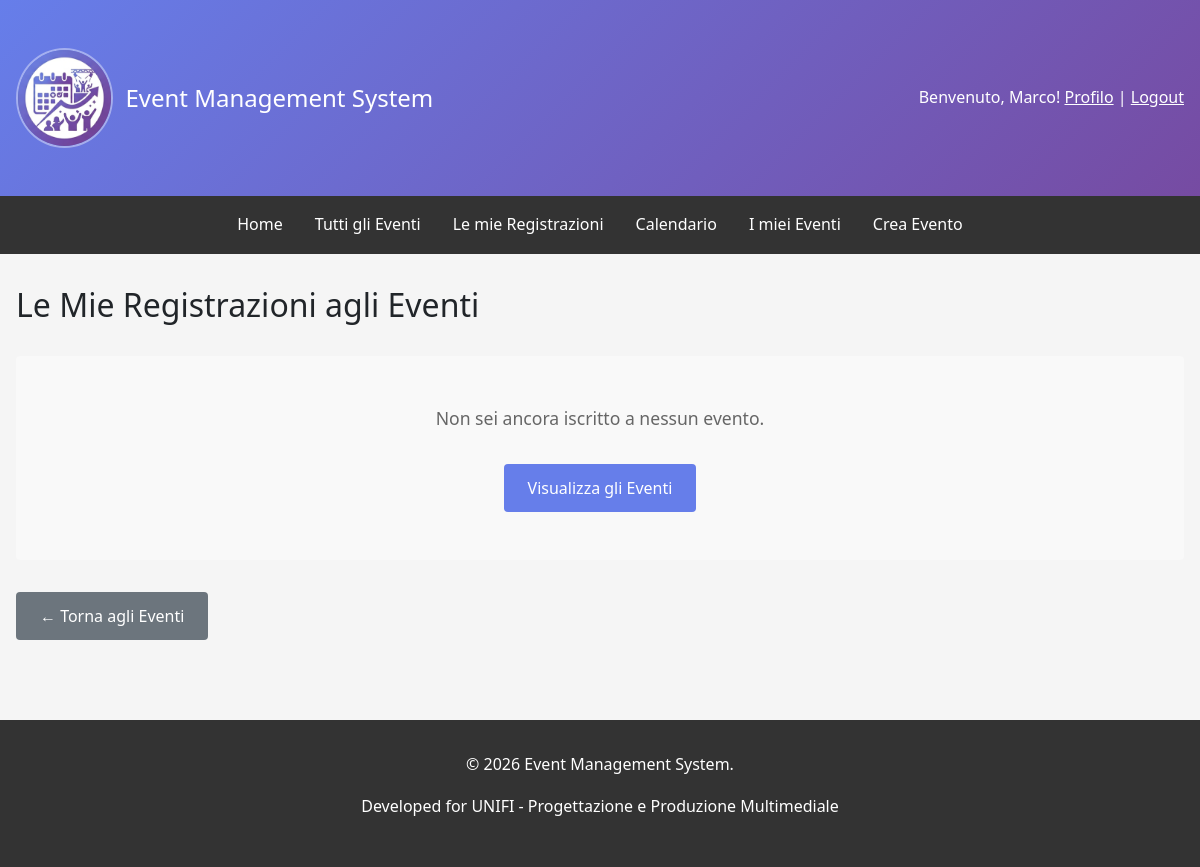
/events/my-registrations/ (signed in), run on an earlier commit of the app's database.
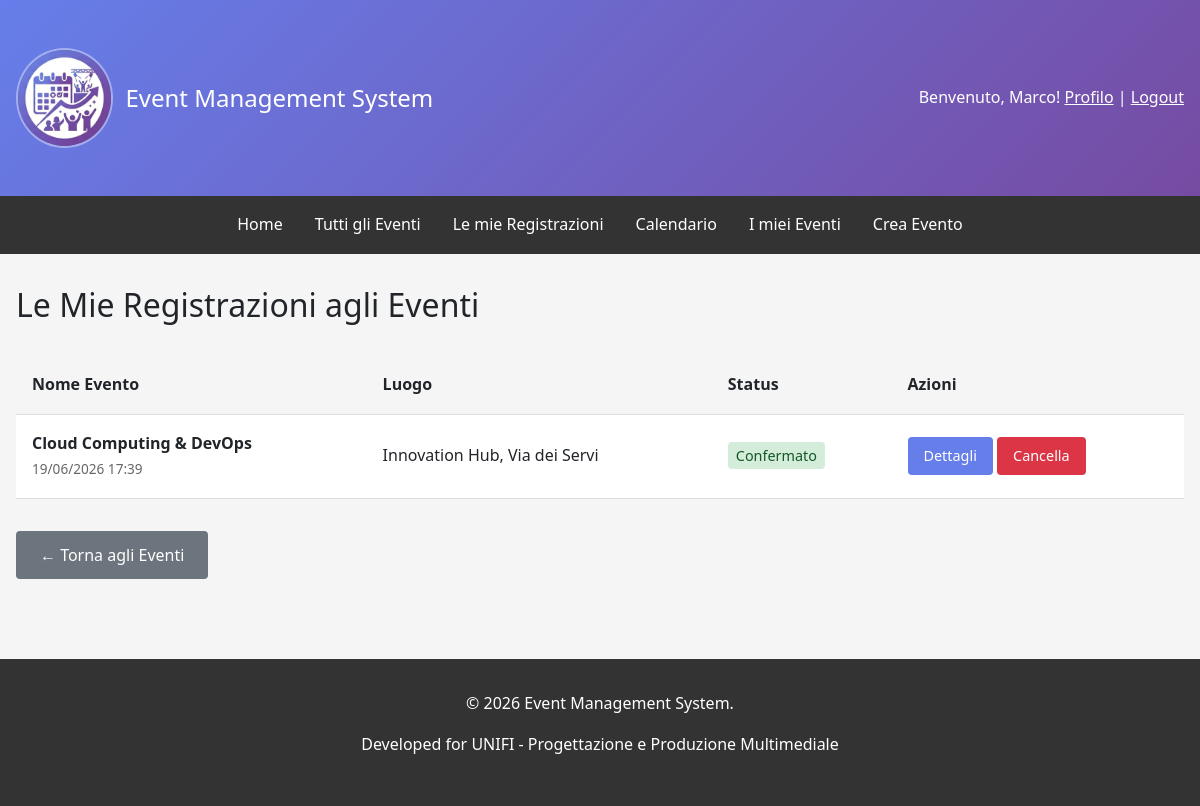
And on a later commit of the database.
### events/models.py (models this page shows, shortened)
class EventRegistration(models.Model):
    STATUS_CHOICES = [('pending', 'In Attesa'), ('confirmed', 'Confermato'), ('cancelled', 'Annullato'), ('attended', 'Partecipato')]
    event = models.ForeignKey(Event, on_delete=models.CASCADE)
    user = models.ForeignKey(User, on_delete=models.CASCADE, related_name='event_registrations')
    status = models.CharField(max_length=15, choices=STATUS_CHOICES, default='pending')
    registered_at = models.DateTimeField(auto_now_add=True)
    updated_at = models.DateTimeField(auto_now=True)
    class Meta:
        unique_together = ('event', 'user')
        ordering = ['-registered_at']

class Event(models.Model):
    STATUS_CHOICES = [('draft', 'Bozza'), ('published', 'Pubblicato'), ('ongoing', 'In Corso'), ('completed', 'Completato'), ('cancelled', 'Annullato')]
    title = models.CharField(max_length=200, verbose_name='Titolo')
    description = models.TextField(verbose_name='Descrizione')
    organizer = models.ForeignKey(User, on_delete=models.CASCADE, related_name='organized_events', verbose_name='Organizzatore')
    location = models.CharField(max_length=255, verbose_name='Luogo')
    start_date = models.DateTimeField(verbose_name='Data e Ora Inizio')
    end_date = models.DateTimeField(verbose_name='Data e Ora Fine')
    max_attendees = models.IntegerField(null=True, blank=True, verbose_name='Numero Massimo Partecipanti')
    image = models.ImageField(upload_to='event_images/', blank=True, null=True, verbose_name='Immagine')
    status = models.CharField(max_length=15, choices=STATUS_CHOICES, default='draft', verbose_name='Stato')
    created_at = models.DateTimeField(auto_now_add=True)
    updated_at = models.DateTimeField(auto_now=True)
    deleted_at = models.DateTimeField(null=True, blank=True, verbose_name='Eliminato il')
    class Meta:
        ordering = ['-start_date']
        permissions = [('can_create_event', 'Può creare eventi'), ('can_edit_own_events', 'Può modificare i propri eventi'), ('can_delete_own_events', 'Può eliminare i propri eventi'), ('can_view_attendees', 'Può visualizzare la lista dei partecipanti')]

### events/views.py (the view)
# urls.py: path('my-registrations/', views.user_registrations, name='user_registrations'),
def user_registrations(request):
    if not request.user.is_authenticated:
        return redirect('users:login')
    registrations = EventRegistration.objects.filter(user=request.user).order_by('-registered_at')
    context = {'registrations': registrations, 'title': 'Le mie registrazioni'}
    return render(request, 'events/user_registrations.html', context)

### templates/events/user_registrations.html (shortened to what this page needs)
{% extends 'base.html' %}
{% block content %}
<h2>Le Mie Registrazioni agli Eventi</h2>
{% if registrations %}
    <table style="width: 100%; margin-top: 2rem;">
        <thead>
            <tr>
                <th>Nome Evento</th>
                <th>Luogo</th>
                <th>Status</th>
                <th>Azioni</th>
            </tr>
        </thead>
        <tbody>
            {% for registration in registrations %}
                <tr>
                    <td data-label="Evento"><strong>{{ registration.event.title }}</strong><br><span style="color: #666; font-size: 0.85rem;">{{ registration.event.start_date|date:"d/m/Y H:i" }}</span></td>
                    <td data-label="Luogo">{{ registration.event.location }}</td>
                    <td data-label="Status">
                        <span style="padding: 0.25rem 0.5rem; border-radius: 4px; font-size: 0.9rem;
                            {% if registration.status == 'confirmed' %}background-color: #d4edda; color: #155724;
                            {% elif registration.status == 'pending' %}background-color: #fff3cd; color: #856404;
                            {% elif registration.status == 'cancelled' %}background-color: #f8d7da; color: #721c24;
                            {% elif registration.status == 'attended' %}background-color: #d1ecf1; color: #0c5460;
                            {% endif %}">
                            {{ registration.get_status_display }}
                        </span>
                    </td>
                    <td data-label="Azioni">
                        <a href="{% url 'events:event_detail' registration.event.pk %}" class="btn" style="padding: 0.5rem 1rem; font-size: 0.9rem;">Dettagli</a>
                        {% if registration.status != 'cancelled' %}
                            <a href="{% url 'events:event_unregister' registration.event.pk %}" class="btn btn-danger" style="padding: 0.5rem 1rem; font-size: 0.9rem;">Cancella</a>
                        {% endif %}
                    </td>
                </tr>
            {% endfor %}
        </tbody>
    </table>
{% else %}
    <div style="text-align: center; padding: 3rem; background-color: #f9f9f9; border-radius: 4px; margin-top: 2rem;">
        <p style="color: #666; font-size: 1.1rem;">Non sei ancora iscritto a nessun evento.</p>
        <a href="{% url 'events:event_list' %}" class="btn" style="margin-top: 1rem;">Visualizza gli Eventi</a>
    </div>
{% endif %}
<div style="margin-top: 2rem;">
    <a href="{% url 'events:event_list' %}" class="btn btn-secondary">← Torna agli Eventi</a>
</div>
{% endblock %}

### templates/base.html (shortened to what this page needs)
{% load static %}
<!DOCTYPE html>
<html lang="it">
<head>
    <link href="https://cdn.jsdelivr.net/npm/bootstrap@5.3.0/dist/css/bootstrap.min.css" rel="stylesheet">
</head>
<body>
    <header>
        <div class="container">
            <div class="header-content">
                <div class="header-logo">
                    <img src="{% static 'favicon.ico' %}" alt="Event Management System Logo">
                    <h1>Event Management System</h1>
                </div>
                <div class="user-info">
                    {% if user.is_authenticated %}
                        <span>Benvenuto, {{ user.first_name|default:user.username }}!</span>
                        <a href="{% url 'users:profile' %}" style="color: white; text-decoration: underline;">Profilo</a> |
                        <form method="post" action="{% url 'users:logout' %}" style="display: inline; margin: 0; padding: 0; background: none; border:none; outline: none; box-shadow: none;">
                            <button type="submit" style="background: none; border: none; color: white; text-decoration: underline; cursor: pointer; padding: 0; font: inherit; outline: none; box-shadow: none;">
                                Logout
                            </button>
                        </form>
                    {% else %}
                        <a href="{% url 'users:login' %}" style="color: white; text-decoration: underline;">Login</a> |
                        <a href="{% url 'users:register' %}" style="color: white; text-decoration: underline;">Registrati</a>
                    {% endif %}
                </div>
            </div>
        </div>
    </header>
    <nav>
        <div class="nav-links">
            <a href="{% url 'home' %}">Home</a>
            <a href="{% url 'events:event_list' %}">Tutti gli Eventi</a>
            {% if user.is_authenticated %}
                {% if user.is_staff %}
                    <a href="{% url 'events:deleted_events' %}">Eventi Eliminati</a>
                {% else %}
                    <a href="{% url 'events:user_registrations' %}">Le mie Registrazioni</a>
                    <a href="{% url 'events:calendar_view' %}">Calendario</a>
                {% endif %}
                {% if user.profile.role == 'organizer' %}
                    <a href="{% url 'events:organizer_events' %}">I miei Eventi</a>
                    <a href="{% url 'events:event_create' %}">Crea Evento</a>
                {% endif %}
            {% endif %}
        </div>
    </nav>
    <div class="container">
        {% block content %}{% endblock %}
    </div>
    <footer>
        <p>&copy; 2026 Event Management System.</p>
        <p>Developed for UNIFI - Progettazione e Produzione Multimediale</p>
    </footer>
</body>
</html>

### templates/base.html (style rules this page uses)
* { margin: 0; padding: 0; box-sizing: border-box; }
body { font-family: 'Segoe UI', Tahoma, Geneva, Verdana, sans-serif; background-color: #f5f5f5; line-height: 1.6; }
header { background: linear-gradient(135deg, #667eea 0%, #764ba2 100%); color: white; padding: 1rem 0; }
.header-logo { display: flex; align-items: center; gap: 0.75rem; }
.header-logo img { height: 100px; width: auto; border: 2px solid rgb(255 255 255 / 0.4); border-radius: 50%; }
.header-logo h1 { margin: 0; font-size: 1.5rem; }
nav { background-color: #333; padding: 0; position: relative; transition: all 0.3s ease; }
.nav-links { display: flex; justify-content: center; padding: 0.5rem; transition: all 0.3s ease; }
nav a { display: inline-block; color: white; text-decoration: none; padding: 0.5rem 1rem; font-size: 1rem; transition: all 0.3s ease; }
.container { max-width: 1200px; margin: 0 auto; padding: 2rem 1rem; }
.header-content { display: flex; justify-content: space-between; align-items: center; }
.btn { display: inline-block; padding: 0.75rem 1.5rem; background-color: #667eea; color: white; text-decoration: none; border-radius: 4px; border: none; cursor: pointer; font-size: 1rem; }
.btn-danger { background-color: #dc3545; }
.btn-secondary { background-color: #6c757d; }
footer { background-color: #333; color: white; text-align: center; padding: 2rem; margin-top: 3rem; }
form { background: white; padding: 2rem; border-radius: 4px; box-shadow: 0 2px 4px rgba(0,0,0,0.1); }
.user-info { color: white; }
table { width: 100%; border-collapse: collapse; background: white; }
table th, table td { padding: 1rem; text-align: left; border-bottom: 1px solid #ddd; }
table th { background-color: #f5f5f5; font-weight: bold; }

What changed in the data, as far as the page shows it:
added EventRegistration: event "Cloud Computing & DevOps", event.start_date "19/06/2026 17:39", event.location "Innovation Hub, Via dei Servi", status "Confermato", shows "Cancella"
Also different on the page:
text no longer shown: "Non sei ancora iscritto a nessun evento. Visualizza gli Eventi"
text now shown: "Nome Evento Luogo Status Azioni"
